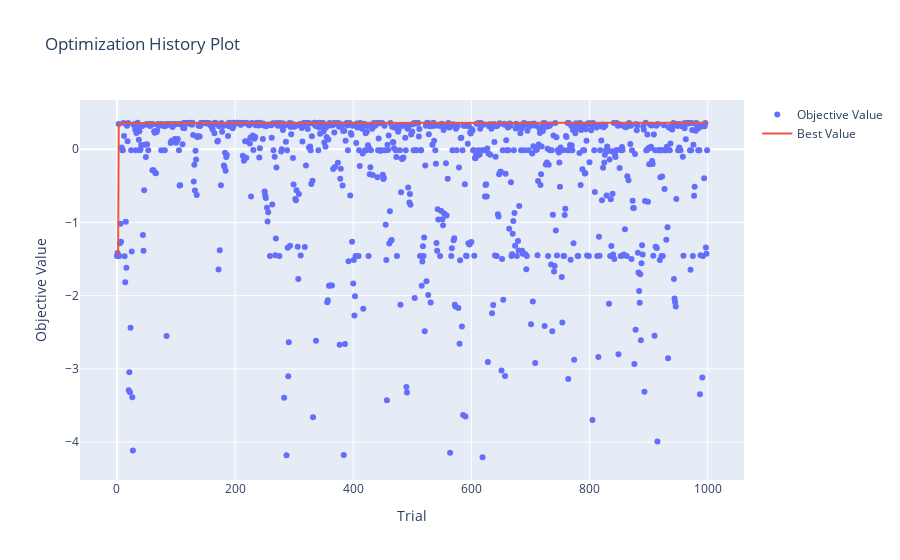

Notebook cell for this chart:
### Code cell
test_utils.display_score(ElasticNet(**study.best_params, random_state=0, max_iter=100000), X_full_train, y_full_train, X_full_test, y_full_test)
display(plot_optimization_history(study))

rr = ElasticNet(**study.best_params, random_state=0, max_iter=100000).fit(X_full_train, y_full_train)
y_full_train_pred = rr.predict(X_full_train)
y_full_test_pred = rr.predict(X_full_test)

test_utils.display_graph(rr, X_full_train, X_full_test, y_full_train, y_full_test)

### Figure 1 — Plotly figure (JSON) as saved in the notebook; plotly's stock layout.template omitted (floating-point values rounded to 4 significant figures; data arrays with more than 128 entries replaced by an {"elided": "..."} marker saying what was removed)
{"data": [{"mode": "markers", "name": "Objective Value", "x": {"elided": "1000 int values"}, "y": {"elided": "1000 float values"}, "type": "scatter"}, {"name": "Best Value", "x": {"elided": "1000 int values"}, "y": {"elided": "1000 float values"}, "type": "scatter"}], "layout": {"title": {"text": "Optimization History Plot"}, "xaxis": {"title": {"text": "Trial"}}, "yaxis": {"title": {"text": "Objective Value"}}}}
